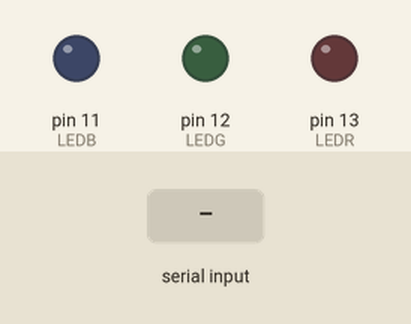
The sketch below on a simulated Arduino Uno, built with avr-gcc and run on an emulated ATmega328P. Parts: output pins drawn as LEDs (lit = HIGH). The inputs (shaded band) are chosen by the test bench.

Above: at 1.2 s.
1.3 s: "90,45\n" received over Serial
At 1.8 s:
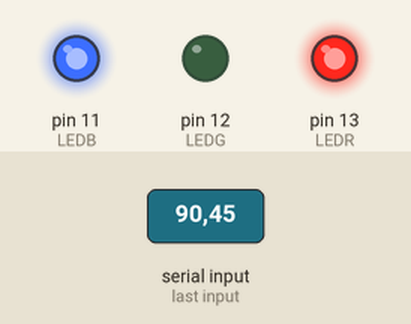
3.8 s: "30,150\n" received over Serial
At 4.6 s:
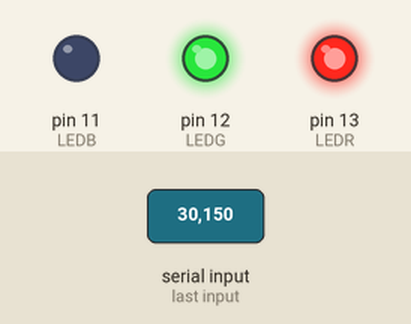
Timing chart, 0 to 6.8 s (numbered marks = the images above; inputs shaded):
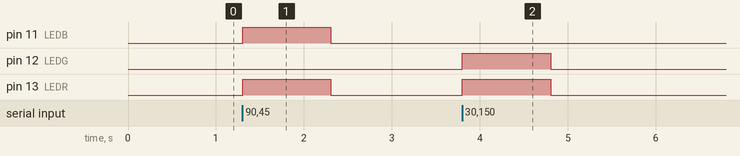

Measured:
- after the input at 1.3 s, pin 11 (LEDB), pin 13 (LEDR): LOW → HIGH at once, → LOW 1.0 s later
- after the input at 3.8 s, pin 12 (LEDG), pin 13 (LEDR): LOW → HIGH at once, → LOW 1.0 s later

The sketch:

sketch_jul10c.ino
```cpp
#define LEDR 13
#define LEDG 12
#define LEDB 11

void setup() {
  Serial.begin(9600);//baudrate

    pinMode(LEDR,OUTPUT);
    pinMode(LEDG,OUTPUT);
    pinMode(LEDB,OUTPUT);
}

void loop() {
  if(Serial.available()>0){
    int a = Serial.parseInt();

  int i;
  for(i=0;i<3;i++){
    int value = (a>>i)&1;
    digitalWrite(LEDB+i,value);
  }
  }
}
```
